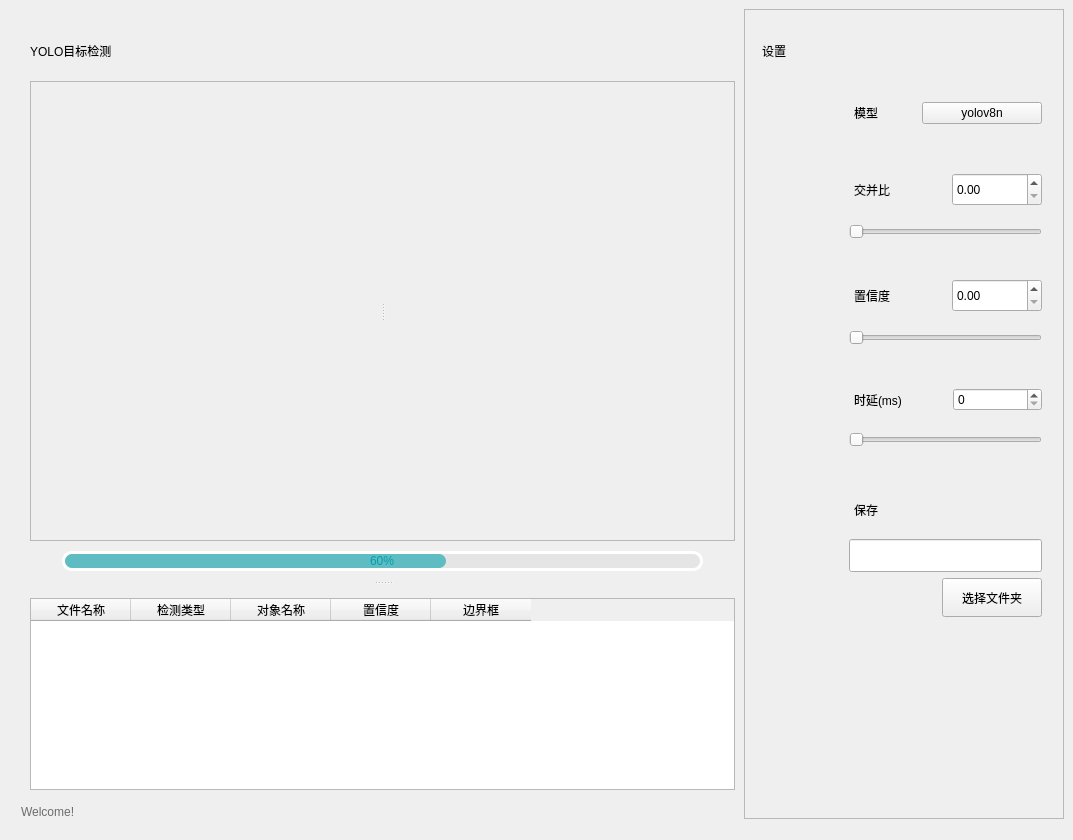
<?xml version="1.0" encoding="UTF-8"?>
<ui version="4.0">
 <class>Frame</class>
 <widget class="QFrame" name="Frame">
  <property name="geometry">
   <rect>
    <x>0</x>
    <y>0</y>
    <width>1073</width>
    <height>840</height>
   </rect>
  </property>
  <property name="windowTitle">
   <string>Frame</string>
  </property>
  <layout class="QGridLayout" name="gridLayout_2">
   <property name="leftMargin">
    <number>21</number>
   </property>
   <property name="topMargin">
    <number>9</number>
   </property>
   <property name="rightMargin">
    <number>9</number>
   </property>
   <property name="bottomMargin">
    <number>21</number>
   </property>
   <property name="horizontalSpacing">
    <number>0</number>
   </property>
   <item row="0" column="0">
    <widget class="QFrame" name="frame">
     <property name="frameShape">
      <enum>QFrame::Shape::Panel</enum>
     </property>
     <property name="frameShadow">
      <enum>QFrame::Shadow::Raised</enum>
     </property>
     <property name="lineWidth">
      <number>0</number>
     </property>
     <layout class="QVBoxLayout" name="verticalLayout_8">
      <item>
       <widget class="QFrame" name="frame_3">
        <property name="sizePolicy">
         <sizepolicy hsizetype="Preferred" vsizetype="Fixed">
          <horstretch>0</horstretch>
          <verstretch>0</verstretch>
         </sizepolicy>
        </property>
        <property name="styleSheet">
         <string notr="true"/>
        </property>
        <property name="frameShape">
         <enum>QFrame::Shape::NoFrame</enum>
        </property>
        <property name="frameShadow">
         <enum>QFrame::Shadow::Raised</enum>
        </property>
        <property name="lineWidth">
         <number>0</number>
        </property>
        <layout class="QVBoxLayout" name="verticalLayout_7">
         <property name="spacing">
          <number>0</number>
         </property>
         <property name="leftMargin">
          <number>0</number>
         </property>
         <property name="rightMargin">
          <number>0</number>
         </property>
         <property name="bottomMargin">
          <number>0</number>
         </property>
         <item alignment="Qt::AlignmentFlag::AlignTop">
          <widget class="QFrame" name="frame_7">
           <layout class="QHBoxLayout" name="horizontalLayout_24">
            <property name="spacing">
             <number>0</number>
            </property>
            <property name="leftMargin">
             <number>0</number>
            </property>
            <property name="topMargin">
             <number>0</number>
            </property>
            <property name="rightMargin">
             <number>0</number>
            </property>
            <property name="bottomMargin">
             <number>0</number>
            </property>
            <item>
             <widget class="TitleLabel" name="TitleLabel">
              <property name="sizePolicy">
               <sizepolicy hsizetype="Preferred" vsizetype="Preferred">
                <horstretch>0</horstretch>
                <verstretch>0</verstretch>
               </sizepolicy>
              </property>
              <property name="maximumSize">
               <size>
                <width>16777215</width>
                <height>32</height>
               </size>
              </property>
              <property name="text">
               <string>YOLO目标检测</string>
              </property>
              <property name="lightColor" stdset="0">
               <color alpha="220">
                <red>0</red>
                <green>0</green>
                <blue>0</blue>
               </color>
              </property>
             </widget>
            </item>
            <item>
             <spacer name="horizontalSpacer_5">
              <property name="orientation">
               <enum>Qt::Orientation::Horizontal</enum>
              </property>
              <property name="sizeHint" stdset="0">
               <size>
                <width>40</width>
                <height>20</height>
               </size>
              </property>
             </spacer>
            </item>
            <item>
             <widget class="QPushButton" name="param_button">
              <property name="minimumSize">
               <size>
                <width>48</width>
                <height>48</height>
               </size>
              </property>
              <property name="maximumSize">
               <size>
                <width>48</width>
                <height>48</height>
               </size>
              </property>
              <property name="cursor">
               <cursorShape>PointingHandCursor</cursorShape>
              </property>
              <property name="styleSheet">
               <string notr="true">QPushButton{
	background-repeat: no-repeat;
	background-position: center;
	border: none;
}</string>
              </property>
              <property name="text">
               <string/>
              </property>
              <property name="icon">
               <iconset resource="../../../../../anaconda3/Lib/site-packages/qfluentwidgets/_rc/resource.qrc">
                <normaloff>:/qfluentwidgets/images/icons/Menu_black.svg</normaloff>:/qfluentwidgets/images/icons/Menu_black.svg</iconset>
              </property>
              <property name="iconSize">
               <size>
                <width>24</width>
                <height>24</height>
               </size>
              </property>
             </widget>
            </item>
           </layout>
          </widget>
         </item>
        </layout>
       </widget>
      </item>
      <item>
       <widget class="QSplitter" name="splitter_2">
        <property name="orientation">
         <enum>Qt::Orientation::Vertical</enum>
        </property>
        <widget class="QFrame" name="frame_2">
         <property name="sizePolicy">
          <sizepolicy hsizetype="Expanding" vsizetype="Expanding">
           <horstretch>0</horstretch>
           <verstretch>0</verstretch>
          </sizepolicy>
         </property>
         <property name="minimumSize">
          <size>
           <width>300</width>
           <height>500</height>
          </size>
         </property>
         <property name="frameShape">
          <enum>QFrame::Shape::NoFrame</enum>
         </property>
         <property name="frameShadow">
          <enum>QFrame::Shadow::Raised</enum>
         </property>
         <property name="lineWidth">
          <number>0</number>
         </property>
         <layout class="QVBoxLayout" name="verticalLayout_6">
          <property name="spacing">
           <number>0</number>
          </property>
          <property name="leftMargin">
           <number>0</number>
          </property>
          <property name="topMargin">
           <number>0</number>
          </property>
          <property name="rightMargin">
           <number>0</number>
          </property>
          <property name="bottomMargin">
           <number>0</number>
          </property>
          <item>
           <widget class="QSplitter" name="splitter">
            <property name="sizePolicy">
             <sizepolicy hsizetype="Expanding" vsizetype="Expanding">
              <horstretch>0</horstretch>
              <verstretch>0</verstretch>
             </sizepolicy>
            </property>
            <property name="frameShape">
             <enum>QFrame::Shape::StyledPanel</enum>
            </property>
            <property name="orientation">
             <enum>Qt::Orientation::Horizontal</enum>
            </property>
            <property name="handleWidth">
             <number>6</number>
            </property>
            <widget class="QLabel" name="pre_video">
             <property name="sizePolicy">
              <sizepolicy hsizetype="Ignored" vsizetype="Ignored">
               <horstretch>0</horstretch>
               <verstretch>0</verstretch>
              </sizepolicy>
             </property>
             <property name="minimumSize">
              <size>
               <width>50</width>
               <height>0</height>
              </size>
             </property>
             <property name="text">
              <string/>
             </property>
             <property name="alignment">
              <set>Qt::AlignmentFlag::AlignCenter</set>
             </property>
            </widget>
            <widget class="QLabel" name="res_video">
             <property name="sizePolicy">
              <sizepolicy hsizetype="Ignored" vsizetype="Ignored">
               <horstretch>0</horstretch>
               <verstretch>0</verstretch>
              </sizepolicy>
             </property>
             <property name="minimumSize">
              <size>
               <width>50</width>
               <height>0</height>
              </size>
             </property>
             <property name="text">
              <string/>
             </property>
             <property name="alignment">
              <set>Qt::AlignmentFlag::AlignCenter</set>
             </property>
            </widget>
           </widget>
          </item>
          <item>
           <widget class="QFrame" name="frame_4">
            <property name="sizePolicy">
             <sizepolicy hsizetype="Preferred" vsizetype="Minimum">
              <horstretch>0</horstretch>
              <verstretch>0</verstretch>
             </sizepolicy>
            </property>
            <property name="minimumSize">
             <size>
              <width>0</width>
              <height>40</height>
             </size>
            </property>
            <property name="maximumSize">
             <size>
              <width>16777215</width>
              <height>40</height>
             </size>
            </property>
            <property name="frameShape">
             <enum>QFrame::Shape::NoFrame</enum>
            </property>
            <property name="frameShadow">
             <enum>QFrame::Shadow::Raised</enum>
            </property>
            <layout class="QHBoxLayout" name="horizontalLayout_12">
             <property name="spacing">
              <number>0</number>
             </property>
             <property name="leftMargin">
              <number>0</number>
             </property>
             <property name="topMargin">
              <number>0</number>
             </property>
             <property name="rightMargin">
              <number>0</number>
             </property>
             <property name="bottomMargin">
              <number>0</number>
             </property>
             <item>
              <widget class="QPushButton" name="run_button">
               <property name="sizePolicy">
                <sizepolicy hsizetype="Preferred" vsizetype="Fixed">
                 <horstretch>0</horstretch>
                 <verstretch>0</verstretch>
                </sizepolicy>
               </property>
               <property name="minimumSize">
                <size>
                 <width>32</width>
                 <height>32</height>
                </size>
               </property>
               <property name="maximumSize">
                <size>
                 <width>40</width>
                 <height>40</height>
                </size>
               </property>
               <property name="cursor">
                <cursorShape>PointingHandCursor</cursorShape>
               </property>
               <property name="styleSheet">
                <string notr="true">QPushButton{
	background-repeat: no-repeat;
	background-position: center;
	border: none;
}</string>
               </property>
               <property name="text">
                <string/>
               </property>
               <property name="icon">
                <iconset resource="../resource/resource.qrc">
                 <normaloff>:/yolo/images/icons/circled-play.png</normaloff>
                 <normalon>:/yolo/images/icons/pause-button.png</normalon>:/yolo/images/icons/circled-play.png</iconset>
               </property>
               <property name="iconSize">
                <size>
                 <width>32</width>
                 <height>32</height>
                </size>
               </property>
               <property name="checkable">
                <bool>true</bool>
               </property>
              </widget>
             </item>
             <item>
              <widget class="QProgressBar" name="progress_bar">
               <property name="minimumSize">
                <size>
                 <width>0</width>
                 <height>20</height>
                </size>
               </property>
               <property name="maximumSize">
                <size>
                 <width>16777215</width>
                 <height>20</height>
                </size>
               </property>
               <property name="styleSheet">
                <string notr="true">QProgressBar{ 
font: 700 10pt &quot;Microsoft YaHei UI&quot;;
color: rgb(0, 159, 170); 
text-align:center; 
border:3px solid rgb(255, 255, 255);
border-radius: 10px; 
background-color: rgba(215, 215, 215,100);
} 

QProgressBar:chunk{ 
border-radius:0px; 
background: rgba(0, 159, 170, 150);
border-radius: 7px;
}</string>
               </property>
               <property name="maximum">
                <number>1000</number>
               </property>
               <property name="value">
                <number>600</number>
               </property>
              </widget>
             </item>
             <item>
              <widget class="QPushButton" name="stop_button">
               <property name="minimumSize">
                <size>
                 <width>32</width>
                 <height>32</height>
                </size>
               </property>
               <property name="cursor">
                <cursorShape>PointingHandCursor</cursorShape>
               </property>
               <property name="styleSheet">
                <string notr="true">QPushButton{
	background-repeat: no-repeat;
	background-position: center;
	border: none;
}</string>
               </property>
               <property name="text">
                <string/>
               </property>
               <property name="icon">
                <iconset resource="../resource/resource.qrc">
                 <normaloff>:/yolo/images/icons/stop-circled.png</normaloff>:/yolo/images/icons/stop-circled.png</iconset>
               </property>
               <property name="iconSize">
                <size>
                 <width>32</width>
                 <height>32</height>
                </size>
               </property>
               <property name="checkable">
                <bool>true</bool>
               </property>
              </widget>
             </item>
            </layout>
           </widget>
          </item>
         </layout>
        </widget>
        <widget class="QFrame" name="frame_6">
         <property name="sizePolicy">
          <sizepolicy hsizetype="Expanding" vsizetype="Expanding">
           <horstretch>0</horstretch>
           <verstretch>0</verstretch>
          </sizepolicy>
         </property>
         <property name="minimumSize">
          <size>
           <width>0</width>
           <height>0</height>
          </size>
         </property>
         <property name="maximumSize">
          <size>
           <width>16777215</width>
           <height>16777215</height>
          </size>
         </property>
         <layout class="QVBoxLayout" name="verticalLayout_5">
          <property name="spacing">
           <number>0</number>
          </property>
          <property name="leftMargin">
           <number>0</number>
          </property>
          <property name="topMargin">
           <number>0</number>
          </property>
          <property name="rightMargin">
           <number>0</number>
          </property>
          <property name="bottomMargin">
           <number>0</number>
          </property>
          <item alignment="Qt::AlignmentFlag::AlignBottom">
           <widget class="TableWidget" name="TableWidget">
            <property name="minimumSize">
             <size>
              <width>0</width>
              <height>0</height>
             </size>
            </property>
            <property name="maximumSize">
             <size>
              <width>16777215</width>
              <height>16777215</height>
             </size>
            </property>
            <column>
             <property name="text">
              <string>文件名称</string>
             </property>
            </column>
            <column>
             <property name="text">
              <string>检测类型</string>
             </property>
            </column>
            <column>
             <property name="text">
              <string>对象名称</string>
             </property>
            </column>
            <column>
             <property name="text">
              <string>置信度</string>
             </property>
            </column>
            <column>
             <property name="text">
              <string>边界框</string>
             </property>
            </column>
           </widget>
          </item>
         </layout>
        </widget>
       </widget>
      </item>
     </layout>
    </widget>
   </item>
   <item row="0" column="1" rowspan="2">
    <widget class="QFrame" name="right_param_frame">
     <property name="minimumSize">
      <size>
       <width>320</width>
       <height>0</height>
      </size>
     </property>
     <property name="maximumSize">
      <size>
       <width>0</width>
       <height>16777215</height>
      </size>
     </property>
     <property name="frameShape">
      <enum>QFrame::Shape::StyledPanel</enum>
     </property>
     <property name="frameShadow">
      <enum>QFrame::Shadow::Raised</enum>
     </property>
     <layout class="QVBoxLayout" name="verticalLayout_4">
      <property name="spacing">
       <number>6</number>
      </property>
      <property name="leftMargin">
       <number>12</number>
      </property>
      <property name="topMargin">
       <number>31</number>
      </property>
      <property name="rightMargin">
       <number>12</number>
      </property>
      <property name="bottomMargin">
       <number>12</number>
      </property>
      <item>
       <layout class="QHBoxLayout" name="horizontalLayout_10">
        <property name="leftMargin">
         <number>5</number>
        </property>
        <property name="bottomMargin">
         <number>6</number>
        </property>
        <item>
         <widget class="SubtitleLabel" name="SubtitleLabel_7">
          <property name="text">
           <string>设置</string>
          </property>
          <property name="alignment">
           <set>Qt::AlignmentFlag::AlignLeading|Qt::AlignmentFlag::AlignLeft|Qt::AlignmentFlag::AlignVCenter</set>
          </property>
          <property name="pixelFontSize" stdset="0">
           <number>20</number>
          </property>
         </widget>
        </item>
        <item>
         <spacer name="horizontalSpacer">
          <property name="orientation">
           <enum>Qt::Orientation::Horizontal</enum>
          </property>
          <property name="sizeHint" stdset="0">
           <size>
            <width>40</width>
            <height>20</height>
           </size>
          </property>
         </spacer>
        </item>
       </layout>
      </item>
      <item>
       <widget class="CardWidget" name="CardWidget_5">
        <property name="minimumSize">
         <size>
          <width>0</width>
          <height>80</height>
         </size>
        </property>
        <layout class="QHBoxLayout" name="horizontalLayout_9">
         <property name="spacing">
          <number>30</number>
         </property>
         <property name="leftMargin">
          <number>30</number>
         </property>
         <property name="bottomMargin">
          <number>9</number>
         </property>
         <item>
          <widget class="IconWidget" name="IconWidget_6">
           <property name="minimumSize">
            <size>
             <width>32</width>
             <height>32</height>
            </size>
           </property>
           <property name="maximumSize">
            <size>
             <width>32</width>
             <height>32</height>
            </size>
           </property>
           <property name="icon" stdset="0">
            <iconset resource="../resource/resource.qrc">
             <normaloff>:/yolo/images/icons/model.png</normaloff>:/yolo/images/icons/model.png</iconset>
           </property>
          </widget>
         </item>
         <item>
          <layout class="QHBoxLayout" name="horizontalLayout_7">
           <property name="leftMargin">
            <number>5</number>
           </property>
           <item>
            <widget class="SubtitleLabel" name="SubtitleLabel_6">
             <property name="text">
              <string>模型</string>
             </property>
             <property name="alignment">
              <set>Qt::AlignmentFlag::AlignLeading|Qt::AlignmentFlag::AlignLeft|Qt::AlignmentFlag::AlignVCenter</set>
             </property>
             <property name="pixelFontSize" stdset="0">
              <number>16</number>
             </property>
            </widget>
           </item>
           <item>
            <widget class="ComboBox" name="model_box">
             <property name="minimumSize">
              <size>
               <width>120</width>
               <height>0</height>
              </size>
             </property>
             <property name="text">
              <string>yolov8n</string>
             </property>
            </widget>
           </item>
          </layout>
         </item>
        </layout>
       </widget>
      </item>
      <item>
       <widget class="CardWidget" name="CardWidget">
        <property name="minimumSize">
         <size>
          <width>0</width>
          <height>100</height>
         </size>
        </property>
        <layout class="QHBoxLayout" name="horizontalLayout_2">
         <property name="spacing">
          <number>30</number>
         </property>
         <property name="leftMargin">
          <number>30</number>
         </property>
         <property name="topMargin">
          <number>9</number>
         </property>
         <property name="bottomMargin">
          <number>0</number>
         </property>
         <item>
          <widget class="IconWidget" name="IconWidget">
           <property name="minimumSize">
            <size>
             <width>32</width>
             <height>32</height>
            </size>
           </property>
           <property name="maximumSize">
            <size>
             <width>32</width>
             <height>32</height>
            </size>
           </property>
           <property name="icon" stdset="0">
            <iconset resource="../resource/resource.qrc">
             <normaloff>:/yolo/images/icons/iou.png</normaloff>:/yolo/images/icons/iou.png</iconset>
           </property>
          </widget>
         </item>
         <item>
          <layout class="QVBoxLayout" name="verticalLayout">
           <property name="spacing">
            <number>10</number>
           </property>
           <property name="topMargin">
            <number>0</number>
           </property>
           <property name="bottomMargin">
            <number>15</number>
           </property>
           <item>
            <layout class="QHBoxLayout" name="horizontalLayout">
             <property name="leftMargin">
              <number>5</number>
             </property>
             <property name="topMargin">
              <number>5</number>
             </property>
             <property name="bottomMargin">
              <number>5</number>
             </property>
             <item>
              <widget class="SubtitleLabel" name="SubtitleLabel">
               <property name="minimumSize">
                <size>
                 <width>0</width>
                 <height>22</height>
                </size>
               </property>
               <property name="text">
                <string>交并比</string>
               </property>
               <property name="alignment">
                <set>Qt::AlignmentFlag::AlignLeading|Qt::AlignmentFlag::AlignLeft|Qt::AlignmentFlag::AlignVCenter</set>
               </property>
               <property name="pixelFontSize" stdset="0">
                <number>16</number>
               </property>
              </widget>
             </item>
             <item>
              <widget class="CompactDoubleSpinBox" name="iou_spinbox">
               <property name="minimumSize">
                <size>
                 <width>90</width>
                 <height>33</height>
                </size>
               </property>
               <property name="maximum">
                <double>1.000000000000000</double>
               </property>
               <property name="singleStep">
                <double>0.010000000000000</double>
               </property>
              </widget>
             </item>
            </layout>
           </item>
           <item>
            <widget class="Slider" name="iou_slider">
             <property name="minimumSize">
              <size>
               <width>100</width>
               <height>22</height>
              </size>
             </property>
             <property name="orientation">
              <enum>Qt::Orientation::Horizontal</enum>
             </property>
            </widget>
           </item>
          </layout>
         </item>
        </layout>
       </widget>
      </item>
      <item>
       <widget class="CardWidget" name="CardWidget_2">
        <property name="minimumSize">
         <size>
          <width>0</width>
          <height>100</height>
         </size>
        </property>
        <layout class="QHBoxLayout" name="horizontalLayout_3">
         <property name="spacing">
          <number>30</number>
         </property>
         <property name="leftMargin">
          <number>30</number>
         </property>
         <property name="bottomMargin">
          <number>0</number>
         </property>
         <item>
          <widget class="IconWidget" name="IconWidget_3">
           <property name="minimumSize">
            <size>
             <width>32</width>
             <height>32</height>
            </size>
           </property>
           <property name="maximumSize">
            <size>
             <width>32</width>
             <height>32</height>
            </size>
           </property>
           <property name="icon" stdset="0">
            <iconset resource="../resource/resource.qrc">
             <normaloff>:/yolo/images/icons/conf.png</normaloff>:/yolo/images/icons/conf.png</iconset>
           </property>
          </widget>
         </item>
         <item>
          <layout class="QVBoxLayout" name="verticalLayout_2">
           <property name="spacing">
            <number>10</number>
           </property>
           <property name="topMargin">
            <number>0</number>
           </property>
           <property name="bottomMargin">
            <number>15</number>
           </property>
           <item>
            <layout class="QHBoxLayout" name="horizontalLayout_4">
             <property name="leftMargin">
              <number>5</number>
             </property>
             <property name="topMargin">
              <number>5</number>
             </property>
             <property name="bottomMargin">
              <number>5</number>
             </property>
             <item>
              <widget class="SubtitleLabel" name="SubtitleLabel_3">
               <property name="text">
                <string>置信度</string>
               </property>
               <property name="alignment">
                <set>Qt::AlignmentFlag::AlignLeading|Qt::AlignmentFlag::AlignLeft|Qt::AlignmentFlag::AlignVCenter</set>
               </property>
               <property name="pixelFontSize" stdset="0">
                <number>16</number>
               </property>
              </widget>
             </item>
             <item>
              <widget class="CompactDoubleSpinBox" name="conf_spinbox">
               <property name="minimumSize">
                <size>
                 <width>90</width>
                 <height>33</height>
                </size>
               </property>
               <property name="maximum">
                <double>1.000000000000000</double>
               </property>
               <property name="singleStep">
                <double>0.010000000000000</double>
               </property>
              </widget>
             </item>
            </layout>
           </item>
           <item>
            <widget class="Slider" name="conf_slider">
             <property name="minimumSize">
              <size>
               <width>100</width>
               <height>22</height>
              </size>
             </property>
             <property name="maximum">
              <number>100</number>
             </property>
             <property name="orientation">
              <enum>Qt::Orientation::Horizontal</enum>
             </property>
            </widget>
           </item>
          </layout>
         </item>
        </layout>
       </widget>
      </item>
      <item>
       <widget class="CardWidget" name="CardWidget_3">
        <property name="minimumSize">
         <size>
          <width>0</width>
          <height>100</height>
         </size>
        </property>
        <layout class="QHBoxLayout" name="horizontalLayout_5">
         <property name="spacing">
          <number>30</number>
         </property>
         <property name="leftMargin">
          <number>30</number>
         </property>
         <property name="bottomMargin">
          <number>0</number>
         </property>
         <item>
          <widget class="IconWidget" name="IconWidget_4">
           <property name="minimumSize">
            <size>
             <width>32</width>
             <height>32</height>
            </size>
           </property>
           <property name="maximumSize">
            <size>
             <width>32</width>
             <height>32</height>
            </size>
           </property>
           <property name="icon" stdset="0">
            <iconset resource="../resource/resource.qrc">
             <normaloff>:/yolo/images/icons/delay.png</normaloff>:/yolo/images/icons/delay.png</iconset>
           </property>
          </widget>
         </item>
         <item>
          <layout class="QVBoxLayout" name="verticalLayout_3">
           <property name="spacing">
            <number>10</number>
           </property>
           <property name="topMargin">
            <number>0</number>
           </property>
           <property name="bottomMargin">
            <number>15</number>
           </property>
           <item>
            <layout class="QHBoxLayout" name="horizontalLayout_6">
             <property name="leftMargin">
              <number>5</number>
             </property>
             <property name="topMargin">
              <number>5</number>
             </property>
             <property name="bottomMargin">
              <number>5</number>
             </property>
             <item>
              <widget class="SubtitleLabel" name="SubtitleLabel_4">
               <property name="text">
                <string>时延(ms)</string>
               </property>
               <property name="alignment">
                <set>Qt::AlignmentFlag::AlignLeading|Qt::AlignmentFlag::AlignLeft|Qt::AlignmentFlag::AlignVCenter</set>
               </property>
               <property name="pixelFontSize" stdset="0">
                <number>16</number>
               </property>
              </widget>
             </item>
             <item>
              <widget class="CompactSpinBox" name="speed_spinbox">
               <property name="maximum">
                <number>50</number>
               </property>
               <property name="displayIntegerBase">
                <number>10</number>
               </property>
              </widget>
             </item>
            </layout>
           </item>
           <item>
            <widget class="Slider" name="speed_slider">
             <property name="minimumSize">
              <size>
               <width>100</width>
               <height>22</height>
              </size>
             </property>
             <property name="maximum">
              <number>50</number>
             </property>
             <property name="orientation">
              <enum>Qt::Orientation::Horizontal</enum>
             </property>
            </widget>
           </item>
          </layout>
         </item>
        </layout>
       </widget>
      </item>
      <item>
       <widget class="CardWidget" name="CardWidget_4">
        <property name="minimumSize">
         <size>
          <width>0</width>
          <height>150</height>
         </size>
        </property>
        <layout class="QHBoxLayout" name="horizontalLayout_11">
         <property name="spacing">
          <number>30</number>
         </property>
         <property name="leftMargin">
          <number>30</number>
         </property>
         <property name="topMargin">
          <number>10</number>
         </property>
         <property name="bottomMargin">
          <number>10</number>
         </property>
         <item>
          <widget class="IconWidget" name="IconWidget_5">
           <property name="minimumSize">
            <size>
             <width>32</width>
             <height>32</height>
            </size>
           </property>
           <property name="maximumSize">
            <size>
             <width>32</width>
             <height>32</height>
            </size>
           </property>
           <property name="icon" stdset="0">
            <iconset resource="../resource/resource.qrc">
             <normaloff>:/yolo/images/icons/save.png</normaloff>:/yolo/images/icons/save.png</iconset>
           </property>
          </widget>
         </item>
         <item>
          <layout class="QGridLayout" name="gridLayout">
           <property name="topMargin">
            <number>0</number>
           </property>
           <property name="bottomMargin">
            <number>0</number>
           </property>
           <property name="horizontalSpacing">
            <number>0</number>
           </property>
           <property name="verticalSpacing">
            <number>6</number>
           </property>
           <item row="2" column="1">
            <widget class="PrimaryPushButton" name="choose_folder_button">
             <property name="minimumSize">
              <size>
               <width>100</width>
               <height>39</height>
              </size>
             </property>
             <property name="cursor">
              <cursorShape>PointingHandCursor</cursorShape>
             </property>
             <property name="text">
              <string>选择文件夹</string>
             </property>
            </widget>
           </item>
           <item row="2" column="0">
            <spacer name="horizontalSpacer_2">
             <property name="orientation">
              <enum>Qt::Orientation::Horizontal</enum>
             </property>
             <property name="sizeHint" stdset="0">
              <size>
               <width>40</width>
               <height>20</height>
              </size>
             </property>
            </spacer>
           </item>
           <item row="1" column="0" colspan="2">
            <widget class="LineEdit" name="LineEdit">
             <property name="minimumSize">
              <size>
               <width>150</width>
               <height>33</height>
              </size>
             </property>
            </widget>
           </item>
           <item row="0" column="0" colspan="2">
            <layout class="QHBoxLayout" name="horizontalLayout_8">
             <property name="leftMargin">
              <number>5</number>
             </property>
             <property name="topMargin">
              <number>5</number>
             </property>
             <property name="bottomMargin">
              <number>5</number>
             </property>
             <item>
              <widget class="SubtitleLabel" name="SubtitleLabel_5">
               <property name="minimumSize">
                <size>
                 <width>80</width>
                 <height>0</height>
                </size>
               </property>
               <property name="maximumSize">
                <size>
                 <width>80</width>
                 <height>16777215</height>
                </size>
               </property>
               <property name="text">
                <string>保存</string>
               </property>
               <property name="alignment">
                <set>Qt::AlignmentFlag::AlignLeading|Qt::AlignmentFlag::AlignLeft|Qt::AlignmentFlag::AlignVCenter</set>
               </property>
               <property name="pixelFontSize" stdset="0">
                <number>16</number>
               </property>
              </widget>
             </item>
             <item>
              <widget class="SwitchButton" name="save_button">
               <property name="text" stdset="0">
                <string>关</string>
               </property>
               <property name="onText" stdset="0">
                <string>开</string>
               </property>
               <property name="offText" stdset="0">
                <string>关</string>
               </property>
              </widget>
             </item>
            </layout>
           </item>
          </layout>
         </item>
        </layout>
       </widget>
      </item>
      <item>
       <spacer name="verticalSpacer">
        <property name="orientation">
         <enum>Qt::Orientation::Vertical</enum>
        </property>
        <property name="sizeHint" stdset="0">
         <size>
          <width>20</width>
          <height>136</height>
         </size>
        </property>
       </spacer>
      </item>
     </layout>
    </widget>
   </item>
   <item row="1" column="0">
    <widget class="QLabel" name="status_bar">
     <property name="styleSheet">
      <string notr="true">QLabel{
	font: 700 11pt &quot;Segoe UI&quot;;
	color: rgba(0, 0, 0, 140);
}</string>
     </property>
     <property name="text">
      <string>Welcome!</string>
     </property>
    </widget>
   </item>
  </layout>
 </widget>
 <customwidgets>
  <customwidget>
   <class>PushButton</class>
   <extends>QPushButton</extends>
   <header>qfluentwidgets</header>
  </customwidget>
  <customwidget>
   <class>PrimaryPushButton</class>
   <extends>PushButton</extends>
   <header>qfluentwidgets</header>
  </customwidget>
  <customwidget>
   <class>SwitchButton</class>
   <extends>QWidget</extends>
   <header>qfluentwidgets</header>
  </customwidget>
  <customwidget>
   <class>ComboBox</class>
   <extends>QPushButton</extends>
   <header>qfluentwidgets</header>
  </customwidget>
  <customwidget>
   <class>TableWidget</class>
   <extends>QTableWidget</extends>
   <header>qfluentwidgets</header>
  </customwidget>
  <customwidget>
   <class>IconWidget</class>
   <extends>QWidget</extends>
   <header>qfluentwidgets</header>
  </customwidget>
  <customwidget>
   <class>Slider</class>
   <extends>QSlider</extends>
   <header>qfluentwidgets</header>
  </customwidget>
  <customwidget>
   <class>SubtitleLabel</class>
   <extends>QLabel</extends>
   <header>qfluentwidgets</header>
  </customwidget>
  <customwidget>
   <class>TitleLabel</class>
   <extends>QLabel</extends>
   <header>qfluentwidgets</header>
  </customwidget>
  <customwidget>
   <class>LineEdit</class>
   <extends>QLineEdit</extends>
   <header>qfluentwidgets</header>
  </customwidget>
  <customwidget>
   <class>CompactSpinBox</class>
   <extends>QSpinBox</extends>
   <header>qfluentwidgets</header>
  </customwidget>
  <customwidget>
   <class>CompactDoubleSpinBox</class>
   <extends>QDoubleSpinBox</extends>
   <header>qfluentwidgets</header>
  </customwidget>
  <customwidget>
   <class>CardWidget</class>
   <extends>QFrame</extends>
   <header>qfluentwidgets</header>
   <container>1</container>
  </customwidget>
 </customwidgets>
 <resources>
  <include location="../../../../../anaconda3/Lib/site-packages/qfluentwidgets/_rc/resource.qrc"/>
  <include location="../resource/resource.qrc"/>
 </resources>
 <connections/>
</ui>
